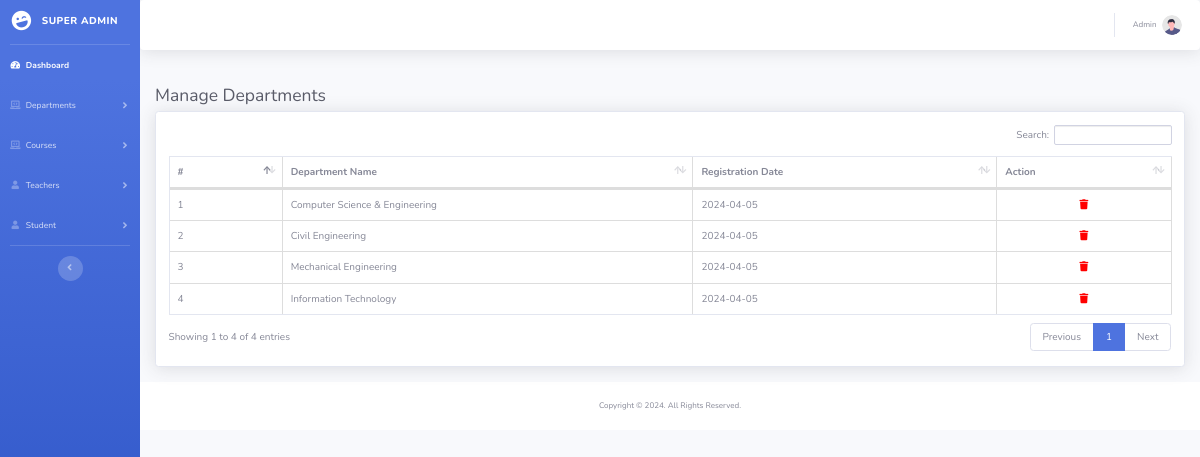
Screenshot of /admin/viewdepartment.php (signed in) with the database file from the repository.
### tables this page shows
CREATE TABLE `tbldepartments` (
  `id` int(255) NOT NULL,
  `department_name` varchar(255) NOT NULL,
  `reg_date` date NOT NULL DEFAULT current_timestamp()
);

### admin/viewdepartment.php (the view, shortened to what this page needs)
<?php session_start();
if(strlen($_SESSION['aid'])==0)
  {
header('location:index.php');
}
else{
include 'header.php';
?>
<div class="container-fluid">
    <h1 class="h3 mb-2 text-gray-800">Manage Departments</h1>
    <div class="card shadow mb-4">
        <div class="card-body ">
            <div class="table-responsive">
                <table class="table table-bordered" id="example1" width="100%" cellspacing="0">
                    <thead>
                        <tr>
                            <th>#</th>
                            <th>Department Name</th>
                            <th>Registration Date</th>
                            <th>Action</th>
                        </tr>
                    </thead>
                    <tbody>
                        <?php
                        include '../db.php';
                        $sql = "SELECT * FROM `tbldepartments`";
                        $result = $conn->query($sql);
                        if ($result->num_rows > 0) {
                            $cnt = 1;
                            while ($row = $result->fetch_assoc()) {
                        ?>
                                <tr>
                                <td><?php echo $cnt++; ?></td>
                                    <td><?php echo $row["department_name"]; ?></td>
                                    <td><?php echo $row["reg_date"]; ?></td>
                                    <td><center><a href="viewdepartment.php?action=delete&id=<?php echo $row['id']; ?>"><i class="fas fa-trash" style="color: red"></i></a></center></td>
                                </tr>
                        <?php
                            }
                        } else {
                            echo "<tr><td colspan='3'>No departments found</td></tr>";
                        }
                        ?>
                    </tbody>
                </table>
            </div>
        </div>
    </div>
</div>
<?php
include 'footer.php';
}
?>

### rows the page displays
tbldepartments: department_name "Computer Science & Engineering", reg_date "2024-04-05"
tbldepartments: department_name "Civil Engineering", reg_date "2024-04-05"
tbldepartments: department_name "Mechanical Engineering", reg_date "2024-04-05"
tbldepartments: department_name "Information Technology", reg_date "2024-04-05"

### other values shown
$name "Admin"
